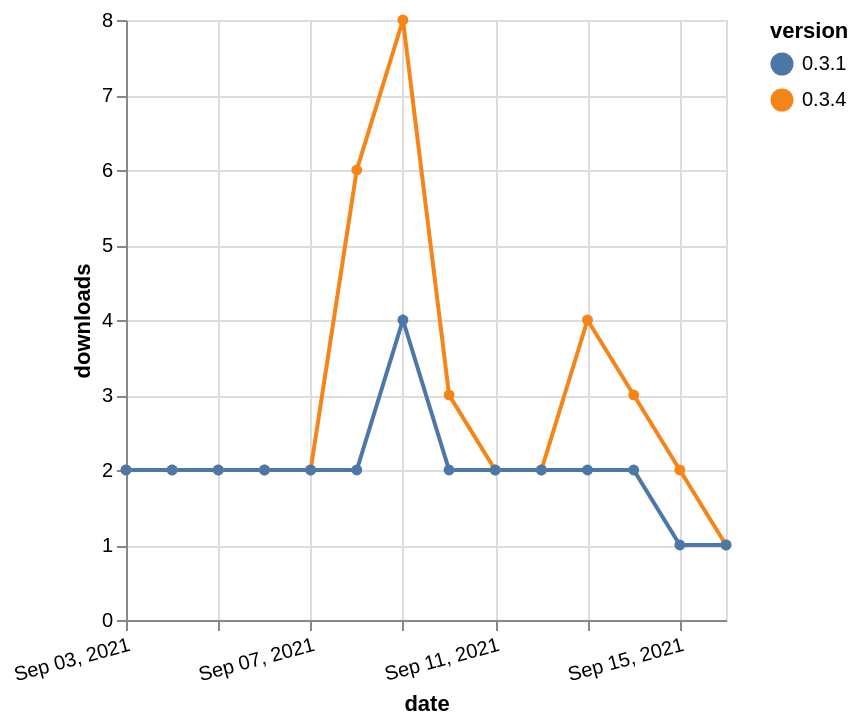

Express this chart as Vega-Lite.
### Vega-Lite specification from a JSON file in a GitHub repository (floating-point values rounded to 4 significant figures)
{"$schema": "https://vega.github.io/schema/vega-lite/v5.json", "description": "A simple bar chart with embedded data.", "data": {"values": [{"date": "2021-09-03", "total": 3415, "delta": 2, "version": "0.3.4"}, {"date": "2021-09-04", "total": 3417, "delta": 2, "version": "0.3.4"}, {"date": "2021-09-05", "total": 3419, "delta": 2, "version": "0.3.4"}, {"date": "2021-09-06", "total": 3421, "delta": 2, "version": "0.3.4"}, {"date": "2021-09-07", "total": 3423, "delta": 2, "version": "0.3.4"}, {"date": "2021-09-08", "total": 3429, "delta": 6, "version": "0.3.4"}, {"date": "2021-09-09", "total": 3437, "delta": 8, "version": "0.3.4"}, {"date": "2021-09-10", "total": 3440, "delta": 3, "version": "0.3.4"}, {"date": "2021-09-11", "total": 3442, "delta": 2, "version": "0.3.4"}, {"date": "2021-09-12", "total": 3444, "delta": 2, "version": "0.3.4"}, {"date": "2021-09-13", "total": 3448, "delta": 4, "version": "0.3.4"}, {"date": "2021-09-14", "total": 3451, "delta": 3, "version": "0.3.4"}, {"date": "2021-09-15", "total": 3453, "delta": 2, "version": "0.3.4"}, {"date": "2021-09-16", "total": 3454, "delta": 1, "version": "0.3.4"}, {"date": "2021-09-03", "total": 2703, "delta": 2, "version": "0.3.1"}, {"date": "2021-09-04", "total": 2705, "delta": 2, "version": "0.3.1"}, {"date": "2021-09-05", "total": 2707, "delta": 2, "version": "0.3.1"}, {"date": "2021-09-06", "total": 2709, "delta": 2, "version": "0.3.1"}, {"date": "2021-09-07", "total": 2711, "delta": 2, "version": "0.3.1"}, {"date": "2021-09-08", "total": 2713, "delta": 2, "version": "0.3.1"}, {"date": "2021-09-09", "total": 2717, "delta": 4, "version": "0.3.1"}, {"date": "2021-09-10", "total": 2719, "delta": 2, "version": "0.3.1"}, {"date": "2021-09-11", "total": 2721, "delta": 2, "version": "0.3.1"}, {"date": "2021-09-12", "total": 2723, "delta": 2, "version": "0.3.1"}, {"date": "2021-09-13", "total": 2725, "delta": 2, "version": "0.3.1"}, {"date": "2021-09-14", "total": 2727, "delta": 2, "version": "0.3.1"}, {"date": "2021-09-15", "total": 2728, "delta": 1, "version": "0.3.1"}, {"date": "2021-09-16", "total": 2729, "delta": 1, "version": "0.3.1"}]}, "width": "container", "mark": {"type": "line", "point": {"filled": true}}, "encoding": {"x": {"field": "date", "type": "temporal", "timeUnit": "yearmonthdate", "title": "date", "axis": {"labelAngle": -15}}, "y": {"field": "delta", "type": "quantitative", "title": "downloads"}, "color": {"field": "version", "type": "nominal"}, "tooltip": {"field": "delta"}}}
